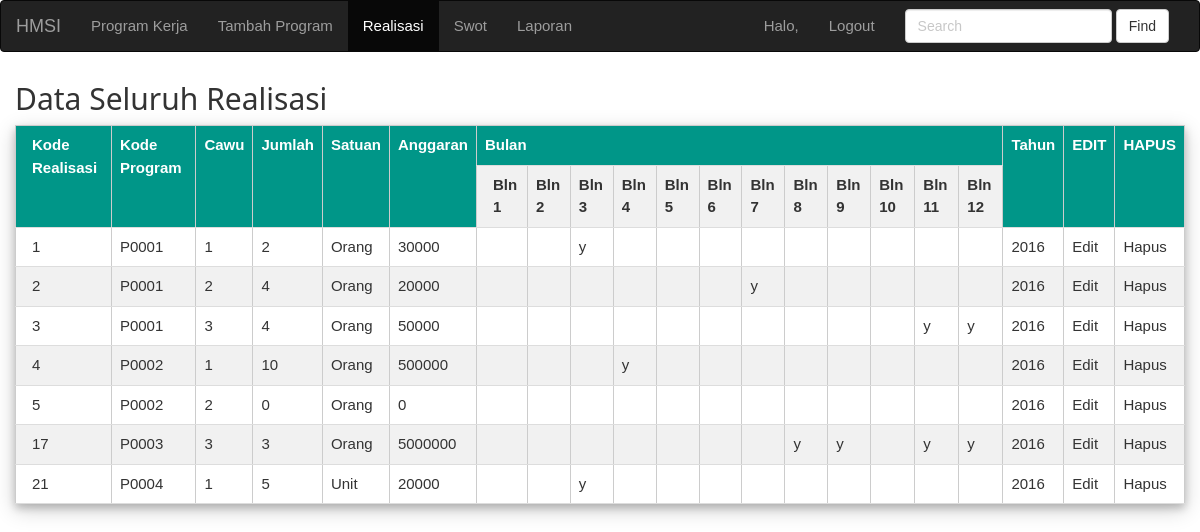
The app's page /realisasi.php with its own data.
### tables this page shows
CREATE TABLE IF NOT EXISTS `realisasi` (
`kode_res` int(11) NOT NULL,
  `kode_prog` char(5) NOT NULL,
  `cawu` int(11) NOT NULL,
  `jumlah` int(11) NOT NULL,
  `satuan` char(10) NOT NULL,
  `anggaran` int(11) NOT NULL,
  `rel_bln1` char(1) DEFAULT NULL,
  `rel_bln2` char(1) DEFAULT NULL,
  `rel_bln3` char(1) DEFAULT NULL,
  `rel_bln4` char(1) DEFAULT NULL,
  `rel_bln5` char(1) DEFAULT NULL,
  `rel_bln6` char(1) DEFAULT NULL,
  `rel_bln7` char(1) DEFAULT NULL,
  `rel_bln8` char(1) DEFAULT NULL,
  `rel_bln9` char(1) DEFAULT NULL,
  `rel_bln10` char(1) DEFAULT NULL,
  `rel_bln11` char(1) DEFAULT NULL,
  `rel_bln12` char(1) DEFAULT NULL,
  `tahun` char(4) NOT NULL
);

### realisasi.php (the view, shortened to what this page needs)
<!DOCTYPE html>
<html>
<head>
    <link rel="stylesheet" href="css/bootstrap.min.css">
	<link rel="stylesheet" href="css/styles.css">
	<link rel="stylesheet" href="css/W3.css">
</head>
<body>
	<nav class="navbar navbar-inverse">
	  <div class="container-fluid">
		<div class="navbar-header">
		  <a class="navbar-brand" href="index-admin.php">HMSI</a></li>
		</div>
		<div class="collapse navbar-collapse" id="bs-example-navbar-collapse-1">
		  <ul class="nav navbar-nav">
			<li class><a href="index-admin.php">Program Kerja <span class="sr-only">(current)</span></a></li>
			<li class><a href="tambah.php" target="_blank">Tambah Program <span class="sr-only">(current)</span></a></li>
			<li class="active"><a href="realisasi.php">Realisasi <span class="sr-only">(current)</span></a></li>
			<li class><a href="swot.php">Swot <span class="sr-only">(current)</span></a></li>
			<li class><a href="laporan.php" target="_blank">Laporan <span class="sr-only">(current)</span></a></li>
		  </ul>
		  <form class="navbar-form navbar-right" role="search">
			<div class="form-group">
			  <input type="text" class="form-control" placeholder="Search">
			</div>
			<button type="submit" class="btn btn-default">Find</button>
		  </form>
		  <ul class="nav navbar-nav navbar-right">
			<li>
				<a href="" class="dropdown-toggle" data-toggle="dropdown" role="button" aria-haspopup="true" aria-expanded="false">
					<span class="glyphicon glyphicon-user" aria-hidden="true"></span><?PHP
						if(isset($_POST['username']))
						echo "Halo, ".$_POST['username']."<br>";
						else
						echo "Halo, ".$_COOKIE['username']."<br>";
					?>
				</a>
			</li>
			<li><a href="logout.php">Logout</a></li>
		  </ul>
		</div>
	  </div>
	</nav>
	<div class="col-md-12">
	<h2>Data Seluruh Realisasi</h2>
	<table class="w3-table-all w3-card-4" cellpadding="5" cellspacing="0" border="1">
		<tr class="w3-teal">
			<th rowspan="2">Kode Realisasi</th>
			<th rowspan="2">Kode Program</th>
			<th rowspan="2">Cawu</th>
			<th rowspan="2">Jumlah</th>
			<th rowspan="2">Satuan</th>
			<th rowspan="2">Anggaran</th>
			<th colspan="12">Bulan</th>
			<th rowspan="2">Tahun</th>
			<th rowspan="2">EDIT</th>
			<th rowspan="2">HAPUS</th>
		</tr>
		<tr>
				<th>Bln 1</th>
				<th>Bln 2</th>
				<th>Bln 3</th>
				<th>Bln 4</th>
				<th>Bln 5</th>
				<th>Bln 6</th>
				<th>Bln 7</th>
				<th>Bln 8</th>
				<th>Bln 9</th>
				<th>Bln 10</th>
				<th>Bln 11</th>
				<th>Bln 12</th>
		</tr>
		<?php
		$query = mysql_query("SELECT * FROM realisasi") or die(mysql_error());
		if(mysql_num_rows($query) == 0){
			echo '<tr><td colspan="6">Tidak ada data!</td></tr>';
		}else{
			while($data = mysql_fetch_assoc($query)){
				echo '<tr>';
					echo '<td>'.$data['kode_res'].'</td>';
					echo '<td>'.$data['kode_prog'].'</td>';
					echo '<td>'.$data['cawu'].'</td>';
					echo '<td>'.$data['jumlah'].'</td>';
					echo '<td>'.$data['satuan'].'</td>';
					echo '<td>'.$data['anggaran'].'</td>';
					echo '<td>'.$data['rel_bln1'].'</td>';
					echo '<td>'.$data['rel_bln2'].'</td>';
					echo '<td>'.$data['rel_bln3'].'</td>';
					echo '<td>'.$data['rel_bln4'].'</td>';
					echo '<td>'.$data['rel_bln5'].'</td>';
					echo '<td>'.$data['rel_bln6'].'</td>';
					echo '<td>'.$data['rel_bln7'].'</td>';
					echo '<td>'.$data['rel_bln8'].'</td>';
					echo '<td>'.$data['rel_bln9'].'</td>';
					echo '<td>'.$data['rel_bln10'].'</td>';
					echo '<td>'.$data['rel_bln11'].'</td>';
					echo '<td>'.$data['rel_bln12'].'</td>';
					echo '<td>'.$data['tahun'].'</td>';
					echo '<td><a href="edit-rel.php?kode_res='.$data['kode_res'].'">Edit</a>
					<td><a href="hapus_rel.php?kode_res='.$data['kode_res'].'">Hapus </a></td>';
				echo '</tr>';
			}
		}
		?>
	</table>
	</div>
</body>
</html>

### css/styles.css (style rules this page uses)
table { border-collapse: collapse; width: 790px; }
th { text-align: center; padding: 8px; }
tr:nth-child(even) { background-color: #f2f2f2 }

### css/W3.css (style rules this page uses)
html { box-sizing:border-box }
*,*:before,*:after { box-sizing:inherit }
html { -ms-text-size-adjust:100%;-webkit-text-size-adjust:100% }
body { margin:0 }
article,aside,details,figcaption,figure,footer,header,main,menu,nav,section,summary { display:block }
a { background-color:transparent;-webkit-text-decoration-skip:objects }
button,input,select,textarea { font:inherit;margin:0 }
button,input { overflow:visible }
button,select { text-transform:none }
button,html [type=button],[type=reset],[type=submit] { -webkit-appearance:button }
html,body { font-family:Verdana,sans-serif;font-size:15px;line-height:1.5 }
html { overflow-x:hidden }
h1,h2,h3,h4,h5,h6,.w3-slim,.w3-wide { font-family:"Segoe UI",Arial,sans-serif }
h2 { font-size:30px }
h1,h2,h3,h4,h5,h6 { font-weight:400;margin:10px 0 }
a { color:inherit }
.w3-table,.w3-table-all { border-collapse:collapse;border-spacing:0;width:100%;display:table }
.w3-table-all { border:1px solid #ccc }
.w3-bordered tr,.w3-table-all tr { border-bottom:1px solid #ddd }
.w3-table-all tr:nth-child(odd) { background-color:#fff }
.w3-table-all tr:nth-child(even) { background-color:#f1f1f1 }
.w3-table td,.w3-table th,.w3-table-all td,.w3-table-all th { padding:8px 8px;display:table-cell;text-align:left;vertical-align:top }
.w3-table th:first-child,.w3-table td:first-child,.w3-table-all th:first-child,.w3-table-all td:first-child { padding-left:16px }
.w3-card-4,.w3-hover-shadow:hover { box-shadow:0 4px 8px 0 rgba(0,0,0,0.2),0 6px 20px 0 rgba(0,0,0,0.19)!important }
.w3-teal,.w3-hover-teal:hover { color:#fff!important;background-color:#009688!important }

### records on screen
realisasi: kode_res "1", kode_prog "P0001", cawu "1", jumlah "2", satuan "Orang", anggaran "30000", rel_bln3 "y", tahun "2016"
realisasi: kode_res "2", kode_prog "P0001", cawu "2", jumlah "4", satuan "Orang", anggaran "20000", rel_bln7 "y", tahun "2016"
realisasi: kode_res "3", kode_prog "P0001", cawu "3", jumlah "4", satuan "Orang", anggaran "50000", rel_bln11 "y", rel_bln12 "y", tahun "2016"
realisasi: kode_res "4", kode_prog "P0002", cawu "1", jumlah "10", satuan "Orang", anggaran "500000", rel_bln4 "y", tahun "2016"
realisasi: kode_res "5", kode_prog "P0002", cawu "2", jumlah "0", satuan "Orang", anggaran "0", tahun "2016"
realisasi: kode_res "17", kode_prog "P0003", cawu "3", jumlah "3", satuan "Orang", anggaran "5000000", rel_bln8 "y", rel_bln9 "y", rel_bln11 "y", rel_bln12 "y", tahun "2016"
realisasi: kode_res "21", kode_prog "P0004", cawu "1", jumlah "5", satuan "Unit", anggaran "20000", rel_bln3 "y", tahun "2016"
